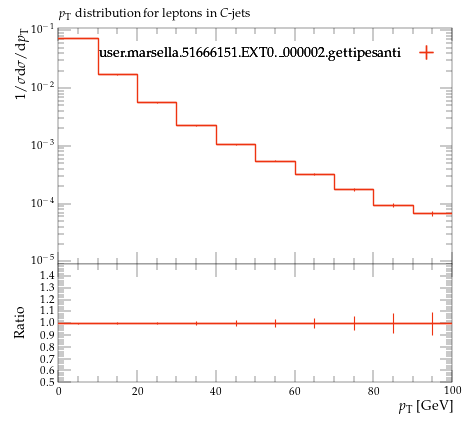

The script that saved this image:
#! /usr/bin/env python

# This Python script was auto-generated using YODA v2.0.2.
# Analysis object: /MC_HFDECAYS/lepton_pT_C_jets
# Timestamp: 24-07-2026 (16:40:06)

import matplotlib as mpl
import matplotlib.pyplot as plt
mpl.use('Agg') # comment out for interactive use
import os
import numpy as np

plotDir = os.path.split(os.path.realpath(__file__))[0]
if 'YODA_USER_PLOT_PATH' in globals():
    plot_outdir = globals()['YODA_USER_PLOT_PATH']
else:
    plot_outdir = plotDir

#plot style
plt.style.use(os.path.join(plotDir, '../default.mplstyle'))
# plot metadata
figW, figH = plt.rcParams['figure.figsize']
ax_xLabel = r'$p_\mathrm{T}$ [GeV]'
ax_yLabel = r'$1/\sigma \mathrm{d}\sigma/\mathrm{d}p_\mathrm{T}$'
ax_title  = r'$p_\mathrm{T}$ distribution for leptons in $C$-jets'
ax_xScale = 'linear'
ax_yScale = 'log'
xLims = (0.0, 100.0)
yLims = (9e-06, 0.11000000000000001)

# TeX-friendly labels for the legend
labels = {
    'legend' : ([ r"user.marsella.51666151.EXT0.\_000002.gettipesanti" ], r""),
}

# Adjust canvas width and height
canvasW = 10.0
canvasH = 9.0
figW *= canvasW/10.
figH *= canvasH/9.

# Create figure and axis objects
fig, (ax, ratio0_ax) = plt.subplots(2, 1, sharex=True,
                  figsize=(figW,figH), gridspec_kw={'height_ratios': (6.0, 3.0)})

# Set figure margins
plt.subplots_adjust(
    left   = 1.0 * plt.rcParams['figure.subplot.left'],
    right  = 1.0 * plt.rcParams['figure.subplot.right'],
    top    = 1.0 * plt.rcParams['figure.subplot.top'],
    bottom = 1.0 * plt.rcParams['figure.subplot.bottom'])

ratio0_ax.yaxis.set_major_locator(mpl.ticker.MultipleLocator(0.1))
ratio0_ax.set_ylim(0.5, 1.4999)
ratio0_ax.set_ylabel('Ratio')

# the numerical data is stored in a separate file
dataf = dict()
prefix = os.path.split(__file__)[0]
if prefix:    prefix = prefix + '/'
exec(open(prefix+'lepton_pT_C_jets__data.py').read(), dataf)


legend_handles = dict() # keep track of handles for the legend

# style options for curves
# starts at zorder>=5 to draw curve on top of legend
styles = {
  'user.marsella.51666151.EXT0._000002.gettipesanti.yoda.gz': {
    'color' : '#EE3311',
    'linestyle' : '-',
    'linewidth' : 1,
    'marker' : 'none',
    'markersize' : 2,
    'capsize' : 0.0,
    'zorder' : 5,
    'histstyle' : 1,
    'drawstyle' : 'steps-pre',
    'xerrorbars' : 1,
    'yerrorbars' : 1,
    'fillcolor' : None,
    'fillopacity' : 1.0,
    'ratio0_linestyle' : '-',
    'ratio0_linewidth' : 1,
    'ratio0_marker' : 'none',
    'ratio0_markersize' : 2,
    'ratio0_capsize' : 0.0,
    'ratio0_zorder' : 5,
    'ratio0_histstyle' : 1,
    'ratio0_drawstyle' : 'steps-pre',
    'ratio0_xerrorbars' : 1,
    'ratio0_yerrorbars' : 1,
  },
}

# curve from input yoda files in main panel
for label, yvals in dataf['yvals'].items():
    if all(np.isnan(v) for v in dataf['yvals'][label]):
        continue
    tmp = None
    if styles[label]['histstyle']: # draw as histogram
        xpos = dataf['xedges'][label] if styles[label]['drawstyle'] else dataf['xpoints'][label]
        ypos = np.insert(yvals, 0, yvals[0]) if styles[label]['drawstyle'] else yvals
        if styles[label]['fillcolor']: # fill area below curve
            ax.fill_between(xpos, ypos, step='pre',
                            color=styles[label]['fillcolor'],
                            alpha=styles[label]['fillopacity'])
        tmp, = ax.plot(xpos, ypos,
                       color=styles[label]['color'],
                       linestyle=styles[label]['linestyle'],
                       linewidth=styles[label]['linewidth'],
                       drawstyle=styles[label]['drawstyle'], solid_joinstyle='miter',
                       zorder=styles[label]['zorder'], label=label)
    tmp = ax.errorbar(dataf['xpoints'][label], yvals,
                      xerr=np.array(dataf['xerrs'][label])*styles[label]['xerrorbars'],
                      yerr=np.array(dataf['yerrs'][label])*styles[label]['yerrorbars'],
                      fmt=styles[label]['marker'], capsize=styles[label]['capsize'],
                      markersize=styles[label]['markersize'],
                      ecolor=styles[label]['color'],
                      color=styles[label]['color'], zorder=styles[label]['zorder'])
    tmp[-1][0].set_linestyle(styles[label]['linestyle'])
    tmp[-1][0].set_linewidth(styles[label]['linewidth'])
    if label in dataf['add_legend_handle']:  legend_handles[label] = tmp
    for varLabel in dataf['variation_yvals'].keys():
        if varLabel.startswith(label):
            tmp, = ax.plot(dataf['xedges'][label], dataf['variation_yvals'][varLabel],
                           color=styles[label]['color'],
                           linestyle=styles[label]['linestyle'],
                           linewidth=styles[label]['linewidth'],
                           drawstyle='steps-pre', solid_joinstyle='miter',
                           zorder=styles[label]['zorder'], alpha=0.5)


# plots on ratio panel
# curve from input yoda files in ratio panel
for label, yvals in dataf['ratio0_yvals'].items():
    if all(np.isnan(v) for v in yvals):
        continue
    if styles[label]['ratio0_histstyle']: # plot as histogram
        xpos = dataf['xedges']['user.marsella.51666151.EXT0._000002.gettipesanti.yoda.gz'] if styles[label]['ratio0_drawstyle'] else dataf['xpoints']['user.marsella.51666151.EXT0._000002.gettipesanti.yoda.gz']
        ypos = np.insert(yvals, 0, yvals[0]) if styles[label]['ratio0_drawstyle'] else yvals
        ratio0_ax.plot(xpos, ypos,
                       color=styles[label]['color'],
                       linewidth=styles[label]['linewidth'],
                       linestyle=styles[label]['ratio0_linestyle'],
                       drawstyle=styles[label]['ratio0_drawstyle'], zorder=styles[label]['zorder'],
                       solid_joinstyle='miter')
    tmp = ratio0_ax.errorbar(dataf['xpoints']['user.marsella.51666151.EXT0._000002.gettipesanti.yoda.gz'], yvals,
                             xerr=np.array(dataf['ref_xerrs'])*styles[label]['ratio0_xerrorbars'],
                             yerr=np.array(dataf['ratio0_yerrs'][label])*styles[label]['ratio0_yerrorbars'],
                             fmt=styles[label]['ratio0_marker'], capsize=styles[label]['ratio0_capsize'],
                             markersize=styles[label]['ratio0_markersize'],
                             ecolor=styles[label]['color'],
                             color=styles[label]['color'])
    tmp[-1][0].set_linestyle(styles[label]['ratio0_linestyle'])
    tmp[-1][0].set_linewidth(styles[label]['ratio0_linewidth'])

    for varlabel in dataf['ratio0_variation_vals'].keys():
        if varlabel.startswith(label):
            ratio0_ax.plot(dataf['xedges']['user.marsella.51666151.EXT0._000002.gettipesanti.yoda.gz'],
                            dataf['ratio0_variation_vals'][varlabel],
                            color=styles[label]['color'],
                            linestyle=styles[label]['linestyle'],
                            linewidth=styles[label]['linewidth'],
                            drawstyle='steps-pre', solid_joinstyle='miter',
                            zorder=1, alpha=0.5)

legend_items = list(legend_handles.values())
ax.add_artist(ax.legend(legend_items,
                        labels['legend'][0],
                        title=labels['legend'][1],
                        alignment='right',
                        loc='upper right',
                        bbox_to_anchor=(1.0, 0.97),markerfirst=False))

# set plot metadata as defined above
ratio0_ax.set_xlabel(ax_xLabel)
ratio0_ax.xaxis.set_label_coords(1., -0.15)
ax.set_ylabel(ax_yLabel, ha='right', va='top')
ax.yaxis.set_label_coords(-0.11, 1.0)
ax.set_title(ax_title, loc='left')
ax.set_xscale(ax_xScale)
ax.set_yscale(ax_yScale)
ax.set_xlim(xLims)
ax.set_ylim(yLims)

# tick formatting
plt.rcParams['xtick.top'] = True
plt.rcParams['ytick.right'] = True
ax.yaxis.set_major_locator(mpl.ticker.LogLocator(base=10.0, numticks=np.inf))
ax.yaxis.set_minor_locator(mpl.ticker.LogLocator(
                           base=10.0, subs=np.arange(0.1, 1, 0.1), numticks=np.inf))
fig.align_ylabels((ax, ratio0_ax))
plt.savefig(os.path.join(plot_outdir, 'lepton_pT_C_jets.pdf'), format='PDF')
plt.savefig(os.path.join(plot_outdir, 'lepton_pT_C_jets.png'), format='PNG')

plt.close(fig)
